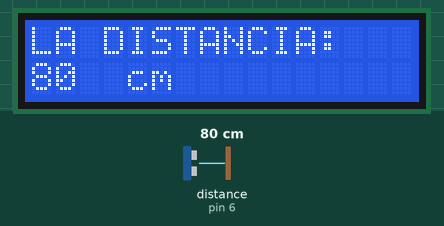
This sketch was run on a simulated Arduino Uno, built with avr-gcc and run on an emulated ATmega328P. Shown: 16×2 character LCD. Wiring (inferred from the names in the program): ultrasonic range finder: trigger pin 7; echo pin 6. The inputs (shaded band) are chosen by the test bench; at power-on: distance to the obstacle (sensor on pin 6) 80 cm. The echo pulse lasts 58.3 µs per cm.

Above: at 1.2 s.
1.3 s: distance to the obstacle (sensor on pin 6) set to 2 cm
At 2.1 s:
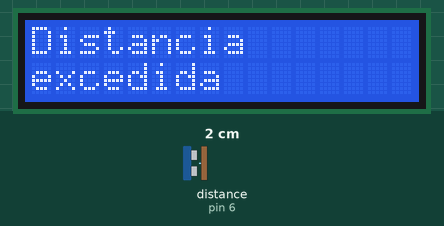
3.0 s: distance to the obstacle (sensor on pin 6) set to 4 cm
At 3.4 s:
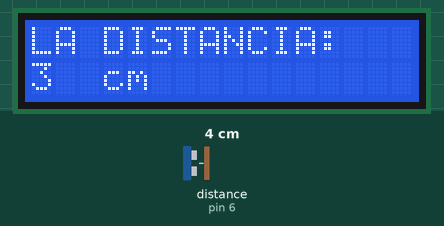
4.5 s: distance to the obstacle (sensor on pin 6) set to 2 cm
At 5.1 s:
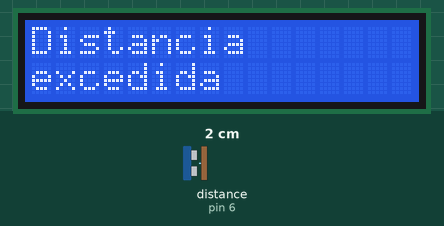
Timing chart, 0 to 7.5 s (numbered marks = the images above; inputs shaded):
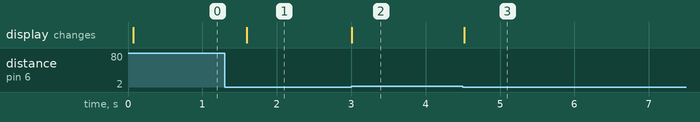

Measured:
- after the input at 1.3 s, the display: changes after 0.30 s (image 1)
- after the input at 3.0 s, the display: changes at once (image 2)
- after the input at 4.5 s, the display: changes at once (image 3)

The sketch:

medir_distancia_hc-sr04.ino
```cpp
/*

* Código escrito por: Esteban Carrillo para EDEPTEC.
* Página web: https://www.edeptec.com
* Facebook: @edeptec
* Youtube: https://youtube.com/c/EDEPTEC

*/

#include<LiquidCrystal.h>
#define   pintrig  7
#define   pineco   6
LiquidCrystal lcd(12,11,5,4,3,2);

int tiempo;


void setup() {
  lcd.begin(16,2);
  pinMode(pintrig,OUTPUT);
  pinMode(pineco,INPUT);
}

void loop() {
  digitalWrite(pintrig,LOW);
  delayMicroseconds(2);
  digitalWrite(pintrig,HIGH);
  delayMicroseconds(10);
  digitalWrite(pintrig,LOW);

  tiempo = pulseIn(pineco,HIGH);
   int distancia= (tiempo/2)/29;


  if (distancia <= 2||distancia > 500)
  {
    lcd.clear();
    lcd.setCursor(0,0);
    lcd.print("Distancia");
    lcd.setCursor(0,1);
    lcd.print("excedida");

  }
  else
  {
    lcd.clear();
    lcd.setCursor(0,0);
    lcd.print("LA DISTANCIA:");
    lcd.setCursor(0,1);
    lcd.print(distancia);
    lcd.print("  cm");

    delay (500);
  }
}
```
